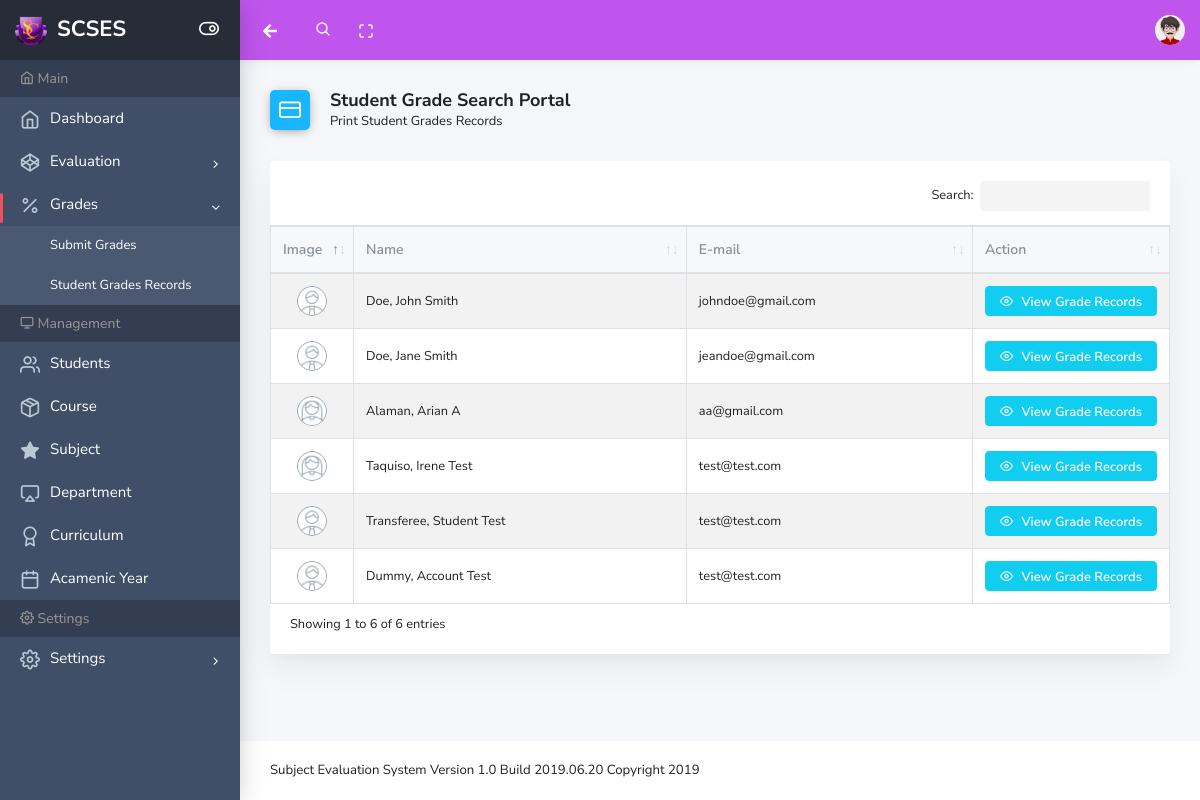
Page /app/grades_student_records.php (signed in) on the committed database.
### tables this page shows
CREATE TABLE `students` (
  `id` int(11) NOT NULL,
  `first_name` varchar(100) NOT NULL,
  `last_name` varchar(100) NOT NULL,
  `middle_name` varchar(100) NOT NULL,
  `address` text NOT NULL,
  `gender` varchar(20) NOT NULL,
  `dob` varchar(30) NOT NULL,
  `age` int(11) NOT NULL,
  `birth_place` varchar(100) NOT NULL,
  `religion` varchar(50) NOT NULL,
  `civil_status` varchar(50) NOT NULL,
  `nationality` varchar(50) NOT NULL,
  `mobile` varchar(20) NOT NULL,
  `email` varchar(100) NOT NULL,
  `course` int(11) NOT NULL,
  `year` varchar(30) NOT NULL,
  `date_create` datetime NOT NULL DEFAULT current_timestamp()
);

### config/connection.php (called while the page is built, shortened)
<?php
class Connection
{
	private $host="localhost";
	private $user="root";
	private $db="subject_evaluation";
	private $pass="";
	public function __construct(){
	 	$this->conn = new PDO("mysql:host=".$this->host.";dbname=".$this->db,$this->user,$this->pass);
	}
}
?>

### Library/Student.php (called while the page is built, shortened)
<?php
require_once '../config/connection.php';
require_once '../Model/Student.php';
$db = new Connection;
$students = new Students($db);
if (isset($_GET['course']) && isset($_GET['level'])) {
	$student_list = $students->search_student_course_level($_GET['course'], $_GET['level']);
}else{
	$student_list = $students->list_students();
}

### Model/Student.php (called while the page is built, shortened)
<?php
require_once '../config/connection.php';
class Students extends Connection{
	public function list_students(){
		$stmt = $this->conn->prepare("SELECT s.*, c.`course_title` FROM `students` as s LEFT JOIN course as c ON s.`course` = c.id");
		$stmt->execute();
		return $stmt;
	}
}

### app/grades_student_records.php (the view, shortened to what this page needs)
<?php
require_once '../Library/Student.php';
require_once 'layout/main.php';
?>
    <body>
        <div class="wrapper">
           <?php require_once 'layout/header.php'; ?>
            <div class="page-wrap">
                <?php require_once 'layout/sidebar.php'; ?>
                <div class="main-content">
                    <div class="container-fluid">
                        <div class="page-header">
                            <div class="row align-items-end">
                                <div class="col-lg-8">
                                    <div class="page-header-title">
                                        <i class="ik ik-credit-card bg-blue"></i>
                                        <div class="d-inline">
                                            <h5>Student Grade Search Portal</h5>
                                            <span>Print Student Grades Records</span>
                                        </div>
                                    </div>
                                </div>
                            </div>
                        </div>
                        <div class="card">
                            <div class="card-body">
                                <div class="dt-responsive">
                            <form method="post" action="index.php" id="target">
                                <table id="scr-vtr-dynamic" class="table table-striped table-bordered nowrap">
                                    <thead>
                                        <tr>
                                            <th style="width: 10px;">Image</th>
                                            <th>Name</th>
                                            <th>E-mail</th>
                                            <th style="width: 10px;">Action</th>
                                        </tr>
                                    </thead>
                                    <tbody>
<?php
foreach ($student_list as $student) {
?>
<tr>
<?php
if ($student['gender'] == 'Male') {
echo '<td class="text-center"><img src="../img/male.png" class=" table-user-thumb" alt=""></td>';
}else{
echo '<td class="text-center"><img src="../img/female.png" class=" table-user-thumb" alt=""></td>';
}
?>
<td><?php echo $student['last_name'].', '.$student['first_name'].' '.$student['middle_name']; ?></td>
<td>
<?php echo $student['email']; ?>
</td>
<td class="text-center">
<a href="#" class="btn btn-info stdrecord" data-toggle="modal" data-target="#grades_records" data-index="<?php echo $student['id']; ?>"><i class="ik ik-eye"></i> View Grade Records</a>
</td>
</tr>
<?php
}
?>
                                    </tbody>
                                </table>
                                </form>
                        </div>
                            </div>
                        </div>
                    </div>
                </div>
                <?php require_once 'layout/footer.php'; ?>
            </div>
        </div>
    </body>
</html>

### rows in the picture
students: last_name "Doe", first_name "John", middle_name "Smith", email "johndoe@gmail.com"
students: last_name "Doe", first_name "Jane", middle_name "Smith", email "jeandoe@gmail.com"
students: last_name "Alaman", first_name "Arian", middle_name "A", email "aa@gmail.com"
students: last_name "Taquiso", first_name "Irene", middle_name "Test", email "test@test.com"
students: last_name "Transferee", first_name "Student", middle_name "Test", email "test@test.com"
students: last_name "Dummy", first_name "Account", middle_name "Test", email "test@test.com"
